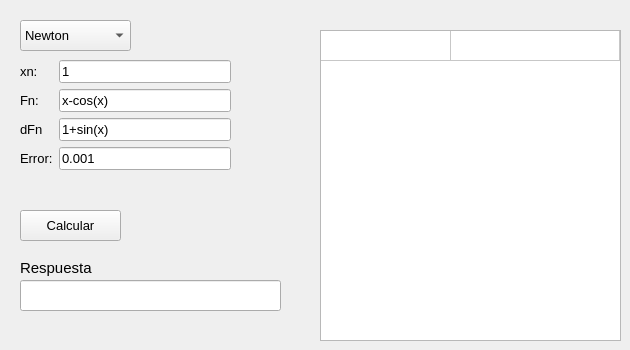
   <widget class="QWidget" name="tabAbiertos">
    <attribute name="title">
     <string>Metodos Abiertos</string>
    </attribute>
    <widget class="QWidget" name="formLayoutWidget_3">
     <property name="geometry">
      <rect>
       <x>20</x>
       <y>60</y>
       <width>211</width>
       <height>138</height>
      </rect>
     </property>
     <layout class="QFormLayout" name="formLayout_4">
      <item row="0" column="0">
       <widget class="QLabel" name="bLabel_3">
        <property name="font">
         <font>
          <pointsize>10</pointsize>
         </font>
        </property>
        <property name="text">
         <string>xn:</string>
        </property>
       </widget>
      </item>
      <item row="0" column="1">
       <widget class="QLineEdit" name="xnLineEdit">
        <property name="font">
         <font>
          <pointsize>10</pointsize>
         </font>
        </property>
        <property name="text">
         <string>1</string>
        </property>
       </widget>
      </item>
      <item row="1" column="0">
       <widget class="QLabel" name="fnLabel_3">
        <property name="font">
         <font>
          <pointsize>10</pointsize>
         </font>
        </property>
        <property name="text">
         <string>Fn:</string>
        </property>
       </widget>
      </item>
      <item row="1" column="1">
       <widget class="QLineEdit" name="fnLineEdit_1">
        <property name="font">
         <font>
          <pointsize>10</pointsize>
         </font>
        </property>
        <property name="text">
         <string>x-cos(x)</string>
        </property>
       </widget>
      </item>
      <item row="3" column="0">
       <widget class="QLabel" name="errorLabel_3">
        <property name="font">
         <font>
          <pointsize>10</pointsize>
         </font>
        </property>
        <property name="text">
         <string>Error:</string>
        </property>
       </widget>
      </item>
      <item row="3" column="1">
       <widget class="QLineEdit" name="errorLineEdit_1">
        <property name="font">
         <font>
          <pointsize>10</pointsize>
         </font>
        </property>
        <property name="text">
         <string>0.001</string>
        </property>
       </widget>
      </item>
      <item row="2" column="0">
       <widget class="QLabel" name="dFnLabel">
        <property name="font">
         <font>
          <pointsize>10</pointsize>
         </font>
        </property>
        <property name="text">
         <string>dFn</string>
        </property>
       </widget>
      </item>
      <item row="2" column="1">
       <widget class="QLineEdit" name="dFnLineEdit">
        <property name="font">
         <font>
          <pointsize>10</pointsize>
         </font>
        </property>
        <property name="text">
         <string>1+sin(x)</string>
        </property>
       </widget>
      </item>
     </layout>
    </widget>
    <widget class="QComboBox" name="comboBoxMA">
     <property name="geometry">
      <rect>
       <x>20</x>
       <y>20</y>
       <width>111</width>
       <height>31</height>
      </rect>
     </property>
     <property name="font">
      <font>
       <pointsize>10</pointsize>
      </font>
     </property>
     <item>
      <property name="text">
       <string>Newton</string>
      </property>
     </item>
     <item>
      <property name="text">
       <string>Secante</string>
      </property>
     </item>
     <item>
      <property name="text">
       <string>Punto Fijo</string>
      </property>
     </item>
    </widget>
    <widget class="QTableWidget" name="tableMetodA">
     <property name="geometry">
      <rect>
       <x>320</x>
       <y>30</y>
       <width>301</width>
       <height>311</height>
      </rect>
     </property>
     <property name="sizeAdjustPolicy">
      <enum>QAbstractScrollArea::AdjustToContentsOnFirstShow</enum>
     </property>
     <property name="autoScroll">
      <bool>true</bool>
     </property>
     <property name="editTriggers">
      <set>QAbstractItemView::SelectedClicked</set>
     </property>
     <property name="rowCount">
      <number>1</number>
     </property>
     <property name="columnCount">
      <number>2</number>
     </property>
     <attribute name="horizontalHeaderVisible">
      <bool>false</bool>
     </attribute>
     <attribute name="horizontalHeaderCascadingSectionResizes">
      <bool>true</bool>
     </attribute>
     <attribute name="horizontalHeaderDefaultSectionSize">
      <number>130</number>
     </attribute>
     <attribute name="horizontalHeaderMinimumSectionSize">
      <number>20</number>
     </attribute>
     <attribute name="horizontalHeaderStretchLastSection">
      <bool>true</bool>
     </attribute>
     <attribute name="verticalHeaderVisible">
      <bool>false</bool>
     </attribute>
     <attribute name="verticalHeaderCascadingSectionResizes">
      <bool>false</bool>
     </attribute>
     <attribute name="verticalHeaderDefaultSectionSize">
      <number>30</number>
     </attribute>
     <attribute name="verticalHeaderMinimumSectionSize">
      <number>30</number>
     </attribute>
     <row/>
     <column>
      <property name="text">
       <string>xn</string>
      </property>
     </column>
     <column>
      <property name="text">
       <string>error</string>
      </property>
     </column>
    </widget>
    <widget class="QPushButton" name="botonMetodAbiertos">
     <property name="geometry">
      <rect>
       <x>20</x>
       <y>210</y>
       <width>101</width>
       <height>31</height>
      </rect>
     </property>
     <property name="font">
      <font>
       <pointsize>10</pointsize>
      </font>
     </property>
     <property name="text">
      <string>Calcular</string>
     </property>
    </widget>
    <widget class="QLabel" name="label_13">
     <property name="geometry">
      <rect>
       <x>20</x>
       <y>260</y>
       <width>81</width>
       <height>16</height>
      </rect>
     </property>
     <property name="font">
      <font>
       <pointsize>11</pointsize>
      </font>
     </property>
     <property name="text">
      <string>Respuesta</string>
     </property>
    </widget>
    <widget class="QLineEdit" name="respMetodA">
     <property name="geometry">
      <rect>
       <x>20</x>
       <y>280</y>
       <width>261</width>
       <height>31</height>
      </rect>
     </property>
     <property name="font">
      <font>
       <pointsize>12</pointsize>
      </font>
     </property>
     <property name="readOnly">
      <bool>true</bool>
     </property>
    </widget>
   </widget>
